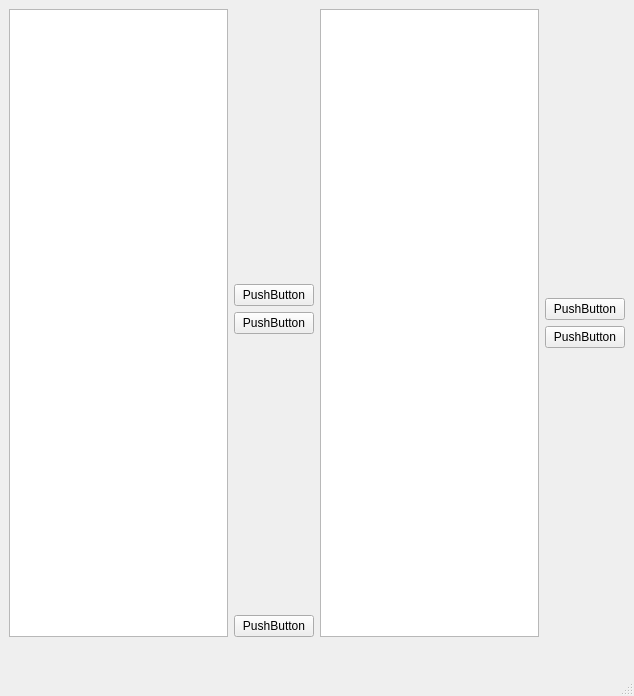
<?xml version="1.0" encoding="UTF-8"?>
<ui version="4.0">
 <class>MainWindow</class>
 <widget class="QMainWindow" name="MainWindow">
  <property name="windowModality">
   <enum>Qt::ApplicationModal</enum>
  </property>
  <property name="geometry">
   <rect>
    <x>0</x>
    <y>0</y>
    <width>634</width>
    <height>696</height>
   </rect>
  </property>
  <property name="windowTitle">
   <string>MainWindow</string>
  </property>
  <widget class="QWidget" name="centralwidget">
   <layout class="QGridLayout" name="gridLayout" columnstretch="0,0">
    <item row="0" column="1">
     <layout class="QHBoxLayout" name="horizontalLayout">
      <item>
       <layout class="QVBoxLayout" name="verticalLayout">
        <item>
         <spacer name="verticalSpacer_2">
          <property name="orientation">
           <enum>Qt::Vertical</enum>
          </property>
          <property name="sizeHint" stdset="0">
           <size>
            <width>20</width>
            <height>40</height>
           </size>
          </property>
         </spacer>
        </item>
        <item>
         <widget class="QPushButton" name="pushButtonLeft">
          <property name="text">
           <string>PushButton</string>
          </property>
         </widget>
        </item>
        <item>
         <widget class="QPushButton" name="pushButtonRight">
          <property name="text">
           <string>PushButton</string>
          </property>
         </widget>
        </item>
        <item>
         <spacer name="verticalSpacer">
          <property name="orientation">
           <enum>Qt::Vertical</enum>
          </property>
          <property name="sizeHint" stdset="0">
           <size>
            <width>20</width>
            <height>40</height>
           </size>
          </property>
         </spacer>
        </item>
        <item>
         <widget class="QPushButton" name="pushButtonOK">
          <property name="text">
           <string>PushButton</string>
          </property>
         </widget>
        </item>
       </layout>
      </item>
      <item>
       <widget class="QListWidget" name="listWidgetRight"/>
      </item>
      <item>
       <layout class="QVBoxLayout" name="verticalLayout_2">
        <item>
         <spacer name="verticalSpacer_4">
          <property name="orientation">
           <enum>Qt::Vertical</enum>
          </property>
          <property name="sizeHint" stdset="0">
           <size>
            <width>20</width>
            <height>40</height>
           </size>
          </property>
         </spacer>
        </item>
        <item>
         <widget class="QPushButton" name="pushButtonUp">
          <property name="text">
           <string>PushButton</string>
          </property>
         </widget>
        </item>
        <item>
         <widget class="QPushButton" name="pushButtonDown">
          <property name="text">
           <string>PushButton</string>
          </property>
         </widget>
        </item>
        <item>
         <spacer name="verticalSpacer_3">
          <property name="orientation">
           <enum>Qt::Vertical</enum>
          </property>
          <property name="sizeHint" stdset="0">
           <size>
            <width>20</width>
            <height>40</height>
           </size>
          </property>
         </spacer>
        </item>
       </layout>
      </item>
     </layout>
    </item>
    <item row="0" column="0">
     <widget class="QListWidget" name="listWidgetLeft"/>
    </item>
   </layout>
  </widget>
  <widget class="QStatusBar" name="statusbar">
   <property name="minimumSize">
    <size>
     <width>0</width>
     <height>50</height>
    </size>
   </property>
   <property name="font">
    <font>
     <pointsize>12</pointsize>
    </font>
   </property>
  </widget>
 </widget>
 <resources/>
 <connections/>
</ui>
